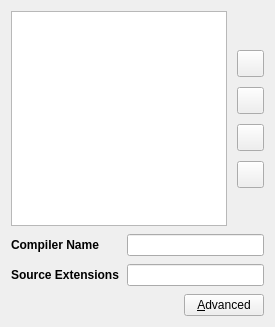
<?xml version="1.0" encoding="UTF-8"?>
<ui version="4.0">
 <class>CompilerSettings</class>
 <widget class="QWidget" name="CompilerSettings">
  <property name="geometry">
   <rect>
    <x>0</x>
    <y>0</y>
    <width>275</width>
    <height>327</height>
   </rect>
  </property>
  <property name="windowTitle">
   <string>Form</string>
  </property>
  <layout class="QVBoxLayout" name="verticalLayout">
   <property name="spacing">
    <number>8</number>
   </property>
   <item>
    <layout class="QHBoxLayout" name="horizontalLayout_11">
     <property name="spacing">
      <number>10</number>
     </property>
     <item>
      <widget class="QListWidget" name="compilerList">
       <property name="styleSheet">
        <string notr="true">font-size: 9pt;</string>
       </property>
       <property name="editTriggers">
        <set>QAbstractItemView::NoEditTriggers</set>
       </property>
       <property name="selectionMode">
        <enum>QAbstractItemView::SingleSelection</enum>
       </property>
      </widget>
     </item>
     <item>
      <layout class="QVBoxLayout" name="verticalLayout_3">
       <item>
        <spacer name="verticalSpacer_2">
         <property name="orientation">
          <enum>Qt::Vertical</enum>
         </property>
         <property name="sizeHint" stdset="0">
          <size>
           <width>17</width>
           <height>13</height>
          </size>
         </property>
        </spacer>
       </item>
       <item>
        <widget class="QToolButton" name="moveUpButton">
         <property name="minimumSize">
          <size>
           <width>27</width>
           <height>27</height>
          </size>
         </property>
         <property name="maximumSize">
          <size>
           <width>27</width>
           <height>27</height>
          </size>
         </property>
         <property name="text">
          <string/>
         </property>
         <property name="icon">
          <iconset resource="../resource.qrc">
           <normaloff>:/icon/uparrow.png</normaloff>:/icon/uparrow.png</iconset>
         </property>
         <property name="autoRaise">
          <bool>false</bool>
         </property>
         <property name="arrowType">
          <enum>Qt::NoArrow</enum>
         </property>
        </widget>
       </item>
       <item>
        <widget class="QToolButton" name="moveDownButton">
         <property name="minimumSize">
          <size>
           <width>27</width>
           <height>27</height>
          </size>
         </property>
         <property name="maximumSize">
          <size>
           <width>27</width>
           <height>27</height>
          </size>
         </property>
         <property name="text">
          <string/>
         </property>
         <property name="icon">
          <iconset resource="../resource.qrc">
           <normaloff>:/icon/downarrow.png</normaloff>:/icon/downarrow.png</iconset>
         </property>
         <property name="autoRaise">
          <bool>false</bool>
         </property>
         <property name="arrowType">
          <enum>Qt::NoArrow</enum>
         </property>
        </widget>
       </item>
       <item>
        <widget class="QToolButton" name="addCompilerButton">
         <property name="minimumSize">
          <size>
           <width>27</width>
           <height>27</height>
          </size>
         </property>
         <property name="maximumSize">
          <size>
           <width>27</width>
           <height>27</height>
          </size>
         </property>
         <property name="text">
          <string/>
         </property>
         <property name="icon">
          <iconset resource="../resource.qrc">
           <normaloff>:/icon/add.png</normaloff>:/icon/add.png</iconset>
         </property>
         <property name="autoRaise">
          <bool>false</bool>
         </property>
         <property name="arrowType">
          <enum>Qt::NoArrow</enum>
         </property>
        </widget>
       </item>
       <item>
        <widget class="QToolButton" name="deleteCompilerButton">
         <property name="minimumSize">
          <size>
           <width>27</width>
           <height>27</height>
          </size>
         </property>
         <property name="maximumSize">
          <size>
           <width>27</width>
           <height>27</height>
          </size>
         </property>
         <property name="text">
          <string/>
         </property>
         <property name="icon">
          <iconset resource="../resource.qrc">
           <normaloff>:/icon/rod.png</normaloff>:/icon/rod.png</iconset>
         </property>
         <property name="autoRaise">
          <bool>false</bool>
         </property>
         <property name="arrowType">
          <enum>Qt::NoArrow</enum>
         </property>
        </widget>
       </item>
       <item>
        <spacer name="verticalSpacer_3">
         <property name="orientation">
          <enum>Qt::Vertical</enum>
         </property>
         <property name="sizeHint" stdset="0">
          <size>
           <width>17</width>
           <height>13</height>
          </size>
         </property>
        </spacer>
       </item>
      </layout>
     </item>
    </layout>
   </item>
   <item>
    <layout class="QGridLayout" name="gridLayout">
     <property name="spacing">
      <number>8</number>
     </property>
     <item row="0" column="0">
      <widget class="QLabel" name="compilerNameLabel">
       <property name="styleSheet">
        <string notr="true">font-size:9pt;font-weight:bold;</string>
       </property>
       <property name="text">
        <string>Compiler Name</string>
       </property>
      </widget>
     </item>
     <item row="0" column="1">
      <widget class="QLineEdit" name="compilerName">
       <property name="styleSheet">
        <string notr="true">font-size:9pt;</string>
       </property>
      </widget>
     </item>
     <item row="1" column="0">
      <widget class="QLabel" name="sourceExtensionsLabel">
       <property name="styleSheet">
        <string notr="true">font-size:9pt;font-weight:bold;</string>
       </property>
       <property name="text">
        <string>Source Extensions</string>
       </property>
      </widget>
     </item>
     <item row="1" column="1">
      <widget class="QLineEdit" name="sourceExtensions">
       <property name="styleSheet">
        <string notr="true">font-size:9pt;</string>
       </property>
      </widget>
     </item>
    </layout>
   </item>
   <item>
    <layout class="QHBoxLayout" name="horizontalLayout">
     <item>
      <spacer name="horizontalSpacer">
       <property name="orientation">
        <enum>Qt::Horizontal</enum>
       </property>
       <property name="sizeHint" stdset="0">
        <size>
         <width>40</width>
         <height>20</height>
        </size>
       </property>
      </spacer>
     </item>
     <item>
      <widget class="QPushButton" name="advancedButton">
       <property name="text">
        <string>&amp;Advanced</string>
       </property>
      </widget>
     </item>
    </layout>
   </item>
  </layout>
 </widget>
 <resources>
  <include location="../resource.qrc"/>
 </resources>
 <connections/>
</ui>
